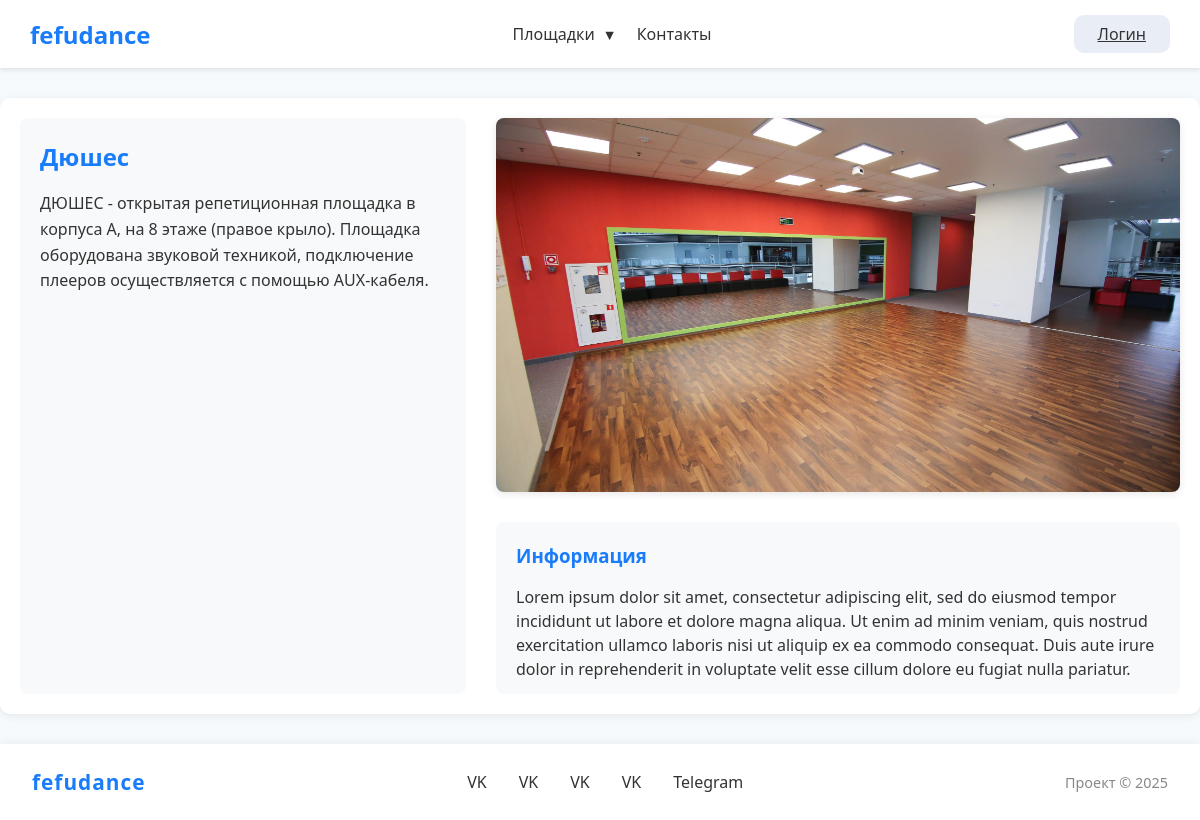
/dushes, run on the app's committed database.
### tables this page shows
CREATE TABLE Venue (
    id INTEGER PRIMARY KEY AUTOINCREMENT,
    name TEXT NOT NULL,
    description TEXT NOT NULL,
    likes INTEGER DEFAULT 0,
    template_name TEXT NOT NULL
, info TEXT);

CREATE TABLE Photo (
    id INTEGER PRIMARY KEY AUTOINCREMENT,
    path TEXT NOT NULL,
    name TEXT,
    venue_id INTEGER,
    FOREIGN KEY (venue_id) REFERENCES Venue (id)
);

### app.py (the view)
@app.route("/dushes")
def dushes():
    venue = get_venue_by_template('dushes.html')
    return render_template("dushes.html", venue=venue)

### app.py (called while the page is built)
def get_venue_by_template(template_name):
    connection = connect('db/dushess.db')
    cursor = connection.cursor()
    cursor.execute('''
        SELECT Venue.name, Venue.description, Venue.info, Photo.path
        FROM Venue
        LEFT JOIN Photo ON Venue.id = Photo.venue_id
        WHERE Venue.template_name = ?
    ''', (template_name,))
    row = cursor.fetchone()
    connection.close()
    if row:
        return {'name': row[0], 'description': row[1], 'info': row[2], 'image': row[3]}
    return None

@app.context_processor
def inject_globals():
    return {
        'CLIENT_ID': CLIENT_ID,
        'auth_status': session.get('authenticated', False),
        'user_data': session.get('user_data', None),
        'auth_success': session.get('auth_success', False)
    }

### templates/dushes.html (shortened to what this page needs)
{% extends "base_venue.html" %}
{% block content %}
<div class="venue-page">
    <div class="venue-textblock">
        <h2>{{ venue.name }}</h2>
        <p>{{ venue.description }}</p>
    </div>
    <div class="venue-photoblock">
        <img src="{{ venue.image }}" alt="{{ venue.name }}" class="venue-img-clickable">
    </div>
    <div class="venue-textblock-under">
        <h3>Информация</h3>
        <p>{{ venue.info }}</p>
    </div>
</div>
{% endblock %}

### static/css/style.css (style rules this page uses)
* { margin: 0; padding: 0; box-sizing: border-box; font-family: 'Segoe UI', Tahoma, Geneva, Verdana, sans-serif; }
html, body { height: 100%; min-height: 100%; }
html { overflow-y: scroll; }
body { display: flex; flex-direction: column; min-height: 100vh; background-color: rgb(246, 250, 252); color: #333; }
.venue-page { display: grid; grid-template-columns: repeat(5, 1fr); grid-template-rows: repeat(6, 1fr); grid-column-gap: 30px; grid-row-gap: 30px; margin: 30px auto; padding: 20px; background-color: #ffffff; border-radius: 10px; box-shadow: 0 2px 10px rgba(0,0,0,0.08); max-width: 1400px; height: 77vh; }
.venue-textblock { grid-area: 1 / 1 / 7 / 3; padding: 20px; background-color: #f8f9fa; border-radius: 8px; line-height: 1.6; }
.venue-photoblock { grid-area: 1 / 3 / 5 / 6; overflow: hidden; border-radius: 8px; box-shadow: 0 2px 8px rgba(0,0,0,0.1); }
.venue-photoblock img { width: 100%; height: 100%; object-fit: cover; display: block; }
.venue-textblock-under { grid-area: 5 / 3 / 7 / 6; padding: 20px; background-color: #f8f9fa; border-radius: 8px; line-height: 1.5; }
.venue-textblock h2, .venue-textblock-under h3 { color: #197cfa; margin-bottom: 15px; }
.venue-textblock p, .venue-textblock-under p { color: #333; margin-bottom: 10px; }

### data on the page
Venue: name "Дюшес", description "ДЮШЕС - открытая репетиционная площадка в корпуса А, на 8 этаже (правое крыло). Площадка оборудована звуковой техникой, подключение плееров осуществляется с помощью AUX-кабеля.", info "Lorem ipsum dolor sit amet, consectetur adipiscing elit, sed do eiusmod tempor incididunt ut labore et dolore magna aliqua. Ut enim ad minim veniam, quis nostrud exercitation ullamco laboris nisi ut aliquip ex ea commodo consequat. Duis aute irure dolor in reprehenderit in voluptate velit esse cillum dolore eu fugiat nulla pariatur."
Photo: image (picture)
